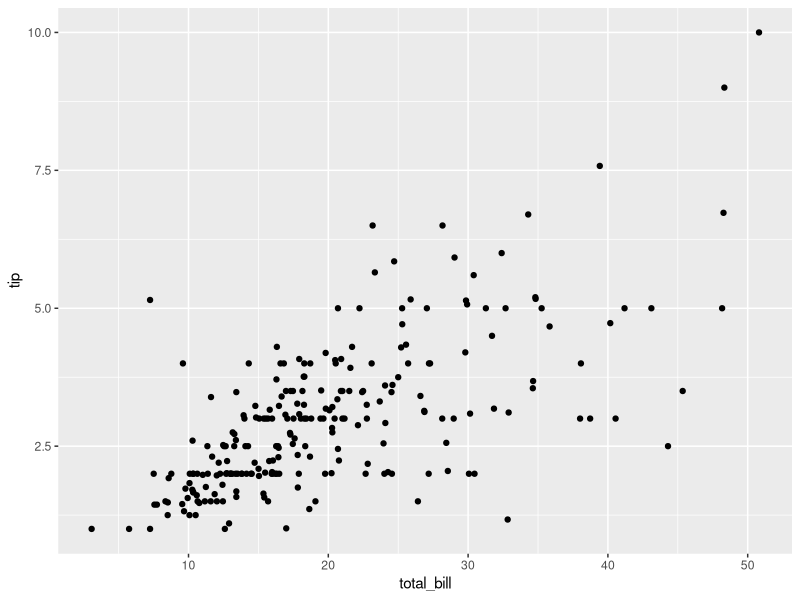

Write R code to recreate this figure. (Note: this script raises an error after producing the figure.)
## ---- chunk 1
library(reshape2)
library(ggplot2)

mytips <- tips
head(tips)
summary(tips)
str(tips)

#Numeric Variables: total_bill & tip; their units are dollors

#Factor Variables: sex, smoker, day, time; the levels are sensible


## ---- chunk 2
plot1a <- ggplot(mytips, aes(total_bill, tip))+geom_point()
plot1a

plot1b <- ggplot(mytips, aes(total_bill, tip))+geom_point()
         +xlab("Tip Amount")+ylab("Total Bill")
plot1b

plot1c <- ggplot(mytips, aes(total_bill, tip))+geom_point()+scale_x_continuous(name = "Tip Amount")+scale_y_continuous(name = "Total Bill")
plot1c


## ---- chunk 3
library(scales)
plot2.log <- ggplot(mytips, aes(total_bill, tip))+geom_point() + xlab("Tip Amount") + ylab("Total Bill") + scale_x_log10()
 
plot2.log

plot2.break <- ggplot(mytips, aes(total_bill, tip))+geom_point() + xlab("Tip Amount") + ylab("Total Bill") + scale_x_log10(breaks = seq(0, 50, 5)) + scale_y_continuous(breaks = seq(0, 10, 2))
 
plot2.break


plot2.dollar <- ggplot(mytips, aes(total_bill, tip))+geom_point() + xlab("Tip Amount") + ylab("Total Bill") + scale_x_log10(labels = dollar, breaks = seq(0, 50, 5)) + scale_y_continuous(labels = dollar, breaks = seq(0, 10, 2))
 
plot2.dollar

## ---- chunk 4
plot3.sex <- ggplot(mytips, aes(total_bill, tip, color = sex))+geom_point() + xlab("Tip Amount") + ylab("Total Bill") + scale_x_log10(labels = dollar,breaks = seq(0, 50, 5)) + scale_y_continuous(labels = dollar,breaks = seq(0, 10, 2))

plot3.sex

plot3.sex.brewer <- ggplot(mytips, aes(total_bill, tip, color = sex))+geom_point() + xlab("Tip Amount") + ylab("Total Bill") + scale_x_log10(labels = dollar,breaks = seq(0, 50, 5)) + scale_y_continuous(labels = dollar,breaks = seq(0, 10, 2))+ scale_color_brewer(palette = "Dark2")

plot3.sex.brewer

plot3.sex.manual <- ggplot(mytips, aes(total_bill, tip, color = sex))+geom_point() + xlab("Tip Amount") + ylab("Total Bill") + scale_x_log10(breaks = seq(0, 50, 5)) + scale_y_continuous(breaks = seq(0, 10, 2))+ scale_color_manual(values = c("pink1", "skyblue1"))

plot3.sex.manual


plot3.sex.regression <- ggplot(mytips, aes(total_bill, tip, color = sex))+geom_point() + xlab("Tip Amount") + ylab("Total Bill") + scale_x_log10(labels = dollar,breaks = seq(0, 50, 5)) + scale_y_continuous(labels = dollar,breaks = seq(0, 10, 2))+ scale_color_manual(values = c("pink1", "skyblue1"))+geom_smooth(method = "lm")

plot3.sex.regression

plot3.sex.loess <- ggplot(mytips, aes(total_bill, tip, color = sex))+geom_point() + xlab("Tip Amount") + ylab("Total Bill") + scale_x_log10(breaks = seq(0, 50, 5)) + scale_y_continuous(breaks = seq(0, 10, 2))+ scale_color_manual(values = c("pink1", "skyblue1"))+geom_smooth()  + theme_bw()

plot3.sex.loess

plot3.sex.classic <- ggplot(mytips, aes(total_bill, tip, color = sex))+geom_point() + xlab("Tip Amount") + ylab("Total Bill") + scale_x_log10(labels = dollar,breaks = seq(0, 50, 5)) + scale_y_continuous(labels = dollar,breaks = seq(0, 10, 2))+ scale_color_manual(values = c("pink1", "skyblue1"))+geom_smooth(method = lm)  + theme_classic()

plot3.sex.classic

## ---- chunk 5
plot4 <- ggplot(mytips, aes(total_bill, tip, color = sex))+geom_point() + xlab("Tip Amount") + ylab("Total Bill") + scale_x_log10(labels = dollar,breaks = seq(0, 50, 5)) + scale_y_continuous(labels = dollar,breaks = seq(0, 10, 2))+ scale_color_manual(name = "Gender", values = c("pink1", "skyblue1"))+geom_smooth(method = lm)  + theme_classic() +theme(legend.position = "top")

plot4

mytips$sex
mytips$sex <- factor(mytips$sex, levels = rev(levels(mytips$sex)))
mytips$sex

plot4a <- ggplot(mytips, aes(total_bill, tip, color = sex))+geom_point() + xlab("Tip Amount") + ylab("Total Bill") + scale_x_log10(labels = dollar,breaks = seq(0, 50, 5)) + scale_y_continuous(labels = dollar,breaks = seq(0, 10, 2))+ scale_color_manual(name = "Gender", values = c("pink1", "skyblue1"))+geom_smooth(method = lm)  + theme_classic() + theme(text = element_text(family = "serif", size = 12))

plot4a
## ---- chunk 6

levels(mytips$day)
levels(mytips$day) <- c("Friday", "Saturday", "Sunday", "Thursday")
mytips$day = factor(mytips$day, levels = c("Thursday", "Friday", "Saturday", "Sunday"))
levels(mytips$day)

plot5 <- ggplot(mytips, aes(total_bill, tip, color = sex))+geom_point() + xlab("Tip Amount") + ylab("Total Bill") + scale_x_log10(labels = dollar,breaks = seq(0, 50, 5)) + scale_y_continuous(labels = dollar,breaks = seq(0, 10, 2))+ scale_color_manual(name = "Gender", values = c("pink1", "skyblue1"))+geom_smooth(method = lm)  + theme_bw() +theme(legend.position = "top") + facet_wrap(~day)



plot5

plot5a <- ggplot(mytips, aes(total_bill, tip, color = sex))+geom_point() + xlab("Tip Amount") + ylab("Total Bill") + scale_x_log10(labels = dollar,breaks = seq(0, 50, 5)) + scale_y_continuous(labels = dollar,breaks = seq(0, 10, 2))+ scale_color_manual(name = "Gender", values = c("pink1", "skyblue1"))+geom_smooth(method = lm)  + theme_bw() +theme(legend.position = "top") + facet_grid(.~day)

plot5a

plot5b <- ggplot(mytips, aes(total_bill, tip, color = sex))+geom_point() + xlab("Tip Amount") + ylab("Total Bill") + scale_x_log10(labels = dollar,breaks = seq(0, 50, 5)) + scale_y_continuous(labels = dollar,breaks = seq(0, 10, 2))+ scale_color_manual(name = "Gender", values = c("pink1", "skyblue1"))+geom_smooth(method = lm)  + theme_bw() +theme(legend.position = "top") + facet_grid(day~.)

plot5b

## ---- chunk 7

plot6 <- ggplot(mytips, aes(total_bill, tip, color = sex, size=size))+geom_point() + xlab("Tip Amount") + ylab("Total Bill") + scale_x_log10(labels = dollar,breaks = seq(0, 50, 5)) + scale_y_continuous(labels = dollar,breaks = seq(0, 10, 2))+ scale_color_manual(name = "Gender", values = c("pink1", "skyblue1")) +geom_smooth(method = lm, se=FALSE,linetype = "dashed", color = "black")+ theme_bw() +theme(legend.position = "top") 

plot6

plot6a <- ggplot(mytips, aes(total_bill, tip, color = sex, size=size))+geom_point() + xlab("Tip Amount") + ylab("Total Bill") + scale_x_log10(labels = dollar,breaks = seq(0, 50, 5)) + scale_y_continuous(labels = dollar,breaks = seq(0, 10, 2))+ scale_color_manual(name = "Gender", values = c("pink1", "skyblue1")) +geom_smooth(method = lm, se=FALSE,linetype = "dashed", color = "black")+ theme_bw()  + facet_wrap(~day)

plot6a

plot6b <- ggplot(mytips, aes(total_bill, tip, color = sex, size=size))+geom_point() + xlab("Tip Amount") + ylab("Total Bill") + scale_x_log10(labels = dollar,breaks = seq(0, 50, 5)) + scale_y_continuous(labels = dollar,breaks = seq(0, 10, 2))+ scale_color_manual(name = "Gender", values = c("pink1", "skyblue1")) +geom_smooth(method = lm, se=FALSE,linetype = "dashed", color = "black")+ theme_bw()  + facet_grid(day~.)

plot6b

